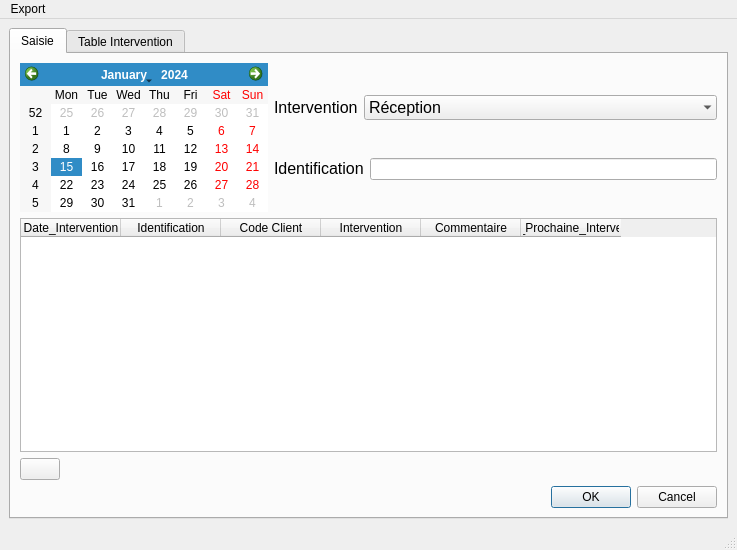
<?xml version="1.0" encoding="UTF-8"?>
<ui version="4.0">
 <class>MainWindow</class>
 <widget class="QMainWindow" name="MainWindow">
  <property name="enabled">
   <bool>true</bool>
  </property>
  <property name="geometry">
   <rect>
    <x>0</x>
    <y>0</y>
    <width>737</width>
    <height>550</height>
   </rect>
  </property>
  <property name="windowTitle">
   <string>Reception_Expedition</string>
  </property>
  <widget class="QWidget" name="centralwidget">
   <layout class="QVBoxLayout" name="verticalLayout_7">
    <item>
     <widget class="QTabWidget" name="tabWidget">
      <property name="focusPolicy">
       <enum>Qt::NoFocus</enum>
      </property>
      <property name="currentIndex">
       <number>0</number>
      </property>
      <widget class="QWidget" name="tab_1">
       <attribute name="title">
        <string>Saisie</string>
       </attribute>
       <layout class="QVBoxLayout" name="verticalLayout_5">
        <item>
         <layout class="QVBoxLayout" name="verticalLayout_4">
          <item>
           <layout class="QHBoxLayout" name="horizontalLayout_7">
            <item>
             <widget class="QCalendarWidget" name="calendarWidget">
              <property name="sizePolicy">
               <sizepolicy hsizetype="Fixed" vsizetype="Fixed">
                <horstretch>0</horstretch>
                <verstretch>0</verstretch>
               </sizepolicy>
              </property>
              <property name="focusPolicy">
               <enum>Qt::ClickFocus</enum>
              </property>
             </widget>
            </item>
            <item>
             <layout class="QVBoxLayout" name="verticalLayout_3">
              <item>
               <layout class="QHBoxLayout" name="horizontalLayout_5">
                <item>
                 <widget class="QLabel" name="label">
                  <property name="sizePolicy">
                   <sizepolicy hsizetype="Fixed" vsizetype="Fixed">
                    <horstretch>0</horstretch>
                    <verstretch>0</verstretch>
                   </sizepolicy>
                  </property>
                  <property name="font">
                   <font>
                    <pointsize>12</pointsize>
                   </font>
                  </property>
                  <property name="text">
                   <string>Intervention</string>
                  </property>
                 </widget>
                </item>
                <item>
                 <widget class="QComboBox" name="combobox_intervention">
                  <property name="sizePolicy">
                   <sizepolicy hsizetype="Expanding" vsizetype="Fixed">
                    <horstretch>0</horstretch>
                    <verstretch>0</verstretch>
                   </sizepolicy>
                  </property>
                  <property name="minimumSize">
                   <size>
                    <width>0</width>
                    <height>0</height>
                   </size>
                  </property>
                  <property name="font">
                   <font>
                    <pointsize>12</pointsize>
                   </font>
                  </property>
                  <property name="focusPolicy">
                   <enum>Qt::ClickFocus</enum>
                  </property>
                  <property name="layoutDirection">
                   <enum>Qt::LeftToRight</enum>
                  </property>
                  <property name="frame">
                   <bool>false</bool>
                  </property>
                  <item>
                   <property name="text">
                    <string>Réception</string>
                   </property>
                  </item>
                  <item>
                   <property name="text">
                    <string>Expédition</string>
                   </property>
                  </item>
                 </widget>
                </item>
               </layout>
              </item>
              <item>
               <layout class="QHBoxLayout" name="horizontalLayout_6">
                <item>
                 <widget class="QLabel" name="label_2">
                  <property name="sizePolicy">
                   <sizepolicy hsizetype="Fixed" vsizetype="Fixed">
                    <horstretch>0</horstretch>
                    <verstretch>0</verstretch>
                   </sizepolicy>
                  </property>
                  <property name="font">
                   <font>
                    <pointsize>12</pointsize>
                   </font>
                  </property>
                  <property name="text">
                   <string>Identification</string>
                  </property>
                 </widget>
                </item>
                <item>
                 <widget class="ExtendedLine" name="lineEdit">
                  <property name="focusPolicy">
                   <enum>Qt::StrongFocus</enum>
                  </property>
                 </widget>
                </item>
               </layout>
              </item>
             </layout>
            </item>
           </layout>
          </item>
          <item>
           <layout class="QVBoxLayout" name="verticalLayout">
            <item>
             <widget class="QTableWidget" name="tableWidget">
              <property name="enabled">
               <bool>true</bool>
              </property>
              <property name="sizePolicy">
               <sizepolicy hsizetype="Expanding" vsizetype="Expanding">
                <horstretch>0</horstretch>
                <verstretch>0</verstretch>
               </sizepolicy>
              </property>
              <property name="focusPolicy">
               <enum>Qt::ClickFocus</enum>
              </property>
              <column>
               <property name="text">
                <string>Date_Intervention</string>
               </property>
              </column>
              <column>
               <property name="text">
                <string>Identification</string>
               </property>
              </column>
              <column>
               <property name="text">
                <string>Code Client</string>
               </property>
              </column>
              <column>
               <property name="text">
                <string>Intervention</string>
               </property>
              </column>
              <column>
               <property name="text">
                <string>Commentaire</string>
               </property>
              </column>
              <column>
               <property name="text">
                <string>Date_Prochaine_Intervention</string>
               </property>
              </column>
             </widget>
            </item>
            <item>
             <layout class="QHBoxLayout" name="horizontalLayout">
              <item>
               <widget class="QPushButton" name="pushButton_supp">
                <property name="focusPolicy">
                 <enum>Qt::NoFocus</enum>
                </property>
                <property name="text">
                 <string/>
                </property>
                <property name="icon">
                 <iconset resource="../../../Icones.qrc">
                  <normaloff>:/bouton/Build/V0.2/Code/Package/icone/moins-arriere-zoom-icone-6351-128.PNG</normaloff>:/bouton/Build/V0.2/Code/Package/icone/moins-arriere-zoom-icone-6351-128.PNG</iconset>
                </property>
               </widget>
              </item>
              <item>
               <spacer name="horizontalSpacer">
                <property name="orientation">
                 <enum>Qt::Horizontal</enum>
                </property>
                <property name="sizeType">
                 <enum>QSizePolicy::Expanding</enum>
                </property>
                <property name="sizeHint" stdset="0">
                 <size>
                  <width>598</width>
                  <height>20</height>
                 </size>
                </property>
               </spacer>
              </item>
             </layout>
            </item>
            <item>
             <layout class="QHBoxLayout" name="horizontalLayout_2">
              <item>
               <spacer name="horizontalSpacer_2">
                <property name="orientation">
                 <enum>Qt::Horizontal</enum>
                </property>
                <property name="sizeHint" stdset="0">
                 <size>
                  <width>488</width>
                  <height>20</height>
                 </size>
                </property>
               </spacer>
              </item>
              <item>
               <widget class="QDialogButtonBox" name="buttonBox">
                <property name="focusPolicy">
                 <enum>Qt::NoFocus</enum>
                </property>
                <property name="standardButtons">
                 <set>QDialogButtonBox::Cancel|QDialogButtonBox::Ok</set>
                </property>
               </widget>
              </item>
             </layout>
            </item>
           </layout>
          </item>
         </layout>
        </item>
       </layout>
      </widget>
      <widget class="QWidget" name="tab_2">
       <attribute name="title">
        <string>Table Intervention</string>
       </attribute>
       <layout class="QVBoxLayout" name="verticalLayout_6">
        <item>
         <widget class="Tableview_donnees" name="tableView">
          <property name="focusPolicy">
           <enum>Qt::ClickFocus</enum>
          </property>
          <property name="selectionMode">
           <enum>QAbstractItemView::SingleSelection</enum>
          </property>
          <property name="selectionBehavior">
           <enum>QAbstractItemView::SelectRows</enum>
          </property>
         </widget>
        </item>
       </layout>
      </widget>
     </widget>
    </item>
   </layout>
  </widget>
  <widget class="QMenuBar" name="menubar">
   <property name="geometry">
    <rect>
     <x>0</x>
     <y>0</y>
     <width>737</width>
     <height>21</height>
    </rect>
   </property>
   <widget class="QMenu" name="menuExport">
    <property name="title">
     <string>Export</string>
    </property>
    <addaction name="actionBon_de_Livaison"/>
    <addaction name="actionBon_de_Reception"/>
   </widget>
   <addaction name="menuExport"/>
  </widget>
  <widget class="QStatusBar" name="statusbar"/>
  <action name="actionBon_de_Livaison">
   <property name="text">
    <string>Bon de Livaison</string>
   </property>
  </action>
  <action name="actionBon_de_Reception">
   <property name="text">
    <string>Bon de Reception</string>
   </property>
  </action>
 </widget>
 <customwidgets>
  <customwidget>
   <class>ExtendedLine</class>
   <extends>QLineEdit</extends>
   <header>GUI.extendedlineedit</header>
  </customwidget>
  <customwidget>
   <class>Tableview_donnees</class>
   <extends>QTableView</extends>
   <header>GUI.qtableview_donnees</header>
  </customwidget>
 </customwidgets>
 <tabstops>
  <tabstop>lineEdit</tabstop>
 </tabstops>
 <resources>
  <include location="../../../Icones.qrc"/>
 </resources>
 <connections/>
</ui>
